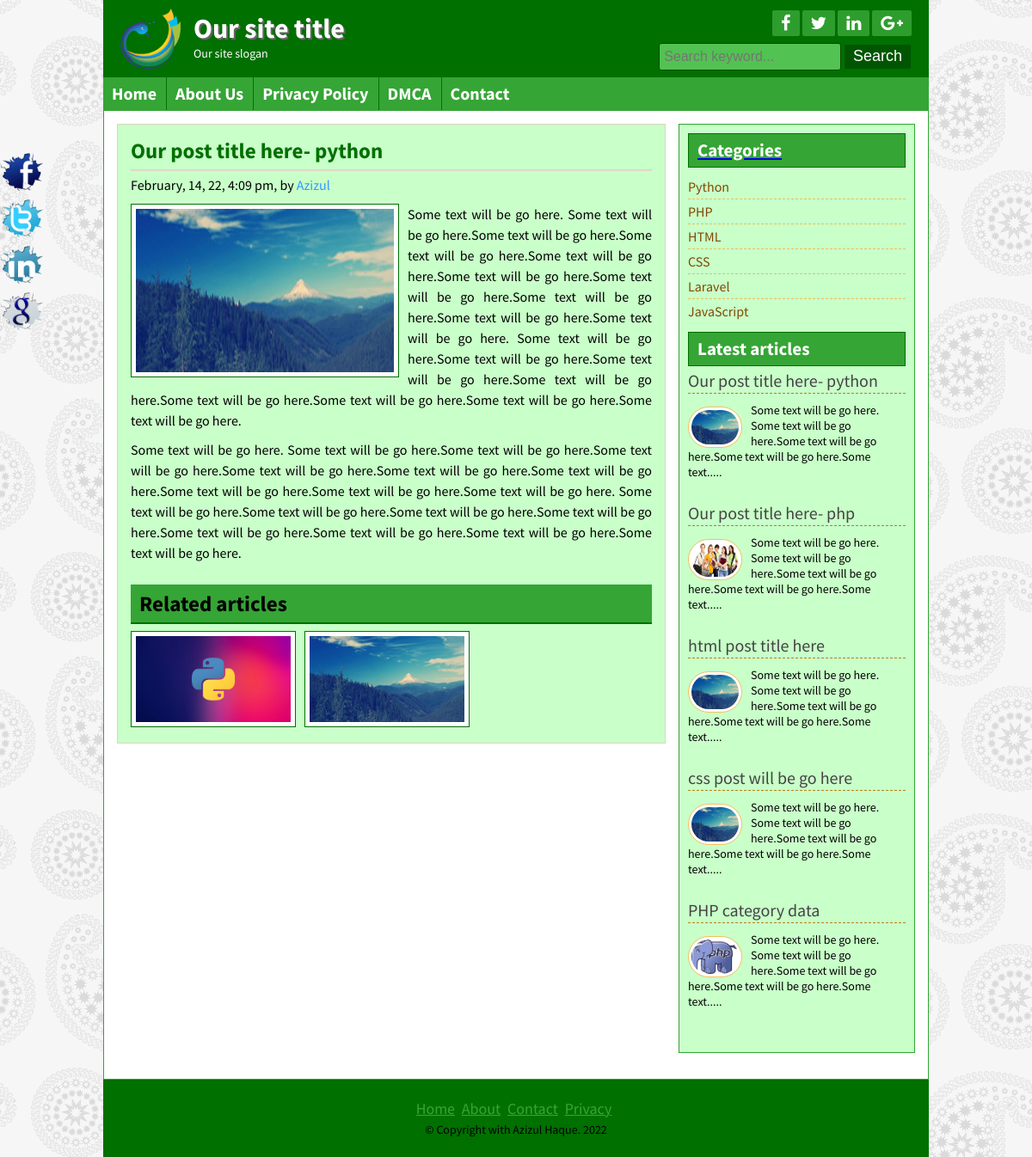
The page /post.php?id=1 on the database its author committed.
### tables this page shows
CREATE TABLE `title_slogan` (
  `id` int(11) NOT NULL,
  `title` varchar(255) NOT NULL,
  `slogan` varchar(255) NOT NULL,
  `logo` varchar(255) NOT NULL
);

CREATE TABLE `tbl_social` (
  `id` int(11) NOT NULL,
  `fb` varchar(255) NOT NULL,
  `tw` varchar(255) NOT NULL,
  `ln` varchar(255) NOT NULL,
  `gp` varchar(255) NOT NULL
);

CREATE TABLE `tbl_page` (
  `id` int(11) NOT NULL,
  `name` varchar(255) NOT NULL,
  `body` mediumtext NOT NULL
);

CREATE TABLE `tbl_post` (
  `id` int(11) NOT NULL,
  `cat` int(11) NOT NULL,
  `title` varchar(255) NOT NULL,
  `body` text NOT NULL,
  `image` varchar(255) NOT NULL,
  `author` varchar(50) NOT NULL,
  `tags` varchar(255) NOT NULL,
  `date` timestamp NOT NULL DEFAULT current_timestamp(),
  `userid` int(11) NOT NULL
);

CREATE TABLE `tbl_category` (
  `id` int(11) NOT NULL,
  `name` varchar(50) NOT NULL
);

CREATE TABLE `tbl_footer` (
  `id` int(11) NOT NULL,
  `note` varchar(255) NOT NULL
);

### lib/Database.php (called while the page is built, shortened)
<?php
	Class Database{
		public $host   = DB_HOST;
		public $user   = DB_USER;
		public $pass   = DB_PASS;
		public $dbname = DB_NAME;
		public $link;
		private function connectDB(){
		$this->link = new mysqli($this->host, $this->user, $this->pass, $this->dbname);
	}
		public function select($query){
			$result = $this->link->query($query) or die($this->link->error.__LINE__);
			if($result->num_rows > 0){
				return $result;
			} else {
				return false;
			}
		}
	}
?>

### helpers/format.php (called while the page is built, shortened)
<?php
class Format
{
    public function formatDate($date)
    {
        return date('F, j, y, g:i a', strtotime($date));
    }
    public function textShorten($text, $limit = 400)
    {
        $text = $text." ";
        $text = substr($text, 0, $limit);
        $text = substr($text, 0, strrpos($text, ' '));
        $text = $text.".....";
        return $text;
    }
}
?>

### post.php (the view)
<?php include 'inc/header.php' ?>
<?php
	$postid = mysqli_real_escape_string($db->link, $_GET['id']);
	if (!isset($postid) || $postid == NULL) {
		header("Location:404.php");
	}
	else{
		$id = $postid;
	}
?>
	<div class="contentsection contemplete clear">
		<div class="maincontent clear" style="height: fit-content;">
			<div class="about">
				<?php
					$query = "SELECT * FROM tbl_post WHERE id=$id";
					$post = $db->select($query);
					if ($post) {
						while ($result = $post->fetch_assoc()){
				?>
				<h2><?php echo $result['title']; ?></h2>
				<h4><?php echo $fm->formatDate($result['date']); ?>, by <a href="#"><?php echo $result['author']; ?></a></h4>
				<img src="admin/<?php echo $result['image']; ?>" alt="post image"/>
				<?php echo $result['body']; ?>
				<div class="relatedpost clear">
					<h2>Related articles</h2>
					<?php
						$catid = $result['cat'];
						$queryrelated = "SELECT * FROM tbl_post WHERE cat='$catid' ORDER BY rand() LIMIT 6";
						$relatedpost = $db->select($queryrelated);
						if ($relatedpost) {
							while ($rresult = $relatedpost->fetch_assoc()){
					?>
					<a href="post.php?id=<?php echo $rresult['id'] ?>"><img src="admin/<?php echo $rresult['image']; ?>" alt="post image"/>
					<?php } ?> </-- end while loop -->
					<?php } else{ echo "No related post!!"; } ?>
				</div>
				<?php } } else {header("Location:404.php"); } ?>
			</div>
		</div>
<?php include 'inc/sidebar.php' ?>
<?php include 'inc/footer.php' ?>

### inc/header.php (shortened to what this page needs)
<?php include 'lib/Database.php' ?>
<?php include 'helpers/Format.php' ?>
<?php
	$db = new Database();
	$fm = new Format();
?>
<!DOCTYPE html>
<html>
<head>
	<?php include 'scripts/css.php'; ?>
</head>
<body>
	<div class="headersection templete clear">
		<a href="index.php">
			<div class="logo">
				<?php
					$query = "SELECT * FROM title_slogan WHERE id = 1";
					$blog_title = $db->select($query);
					if ($blog_title) {
                        while ($result = $blog_title->fetch_assoc()) {
                            ?>
				<img src="admin/<?php echo $result['logo']; ?>" alt="Logo"/>
				<h2><?php echo $result['title']; ?></h2>
				<p><?php echo $result['slogan']; ?></p>
				<?php
                        } } ?>
			</div>
		</a>
		<div class="social clear">
			<div class="icon clear">
				<?php
					$query = "SELECT * FROM tbl_social WHERE id = 1";
					$socialmedia = $db->select($query);
					if ($socialmedia) {
                        while ($result = $socialmedia->fetch_assoc()) {
                            ?>
				<a href="<?php echo $result['fb']; ?>" target="_blank"><i class="fa fa-facebook"></i></a>
				<a href="<?php echo $result['tw']; ?>" target="_blank"><i class="fa fa-twitter"></i></a>
				<a href="<?php echo $result['ln']; ?>" target="_blank"><i class="fa fa-linkedin"></i></a>
				<a href="<?php echo $result['gp']; ?>" target="_blank"><i class="fa fa-google-plus"></i></a>
				<?php
                        } }
				?>
			</div>
			<div class="searchbtn clear">
			<form action="search.php" method="get">
				<input type="text" name="search" placeholder="Search keyword..."/>
				<input type="submit" name="submit" value="Search"/>
			</form>
			</div>
		</div>
	</div>
<div class="navsection templete">
	<?php
		$path = $_SERVER['SCRIPT_FILENAME'];
		$currentpage = basename($path, '.php');
	?>
	<ul>
		<li><a
		<?php
			if ($currentpage == 'index') {
				echo "id = 'active'";
			}
		?>
		href="index.php">Home</a></li>
		<?php
			$query = "SELECT * FROM tbl_page";
			$page = $db->select($query);
			if ($page) {
				while ($result = $page->fetch_assoc()) {
					?>
		<li><a
		<?php
			if (isset($_GET['pageid']) && $_GET['pageid'] == $result['id']) {
				echo "id='active'";
			}
		?>
		href="page.php?pageid=<?php echo $result['id']; ?>"><?php echo $result['name']; ?></a></li>
		<?php
				} }
		?>
		<li><a
		<?php
			if ($currentpage == 'contact') {
				echo "id = 'active'";
			}
		?>
		href="contact.php">Contact</a></li>
	</ul>
</div>

### inc/sidebar.php
<div class="sidebar clear" style="height:fit-content;">
	<div class="samesidebar clear">
		<h2>Categories</h2>
		<ul>
			<?php
				$query = "SELECT * FROM tbl_category";
				$category = $db->select($query);
				if ($category) {
					while ($result = $category->fetch_assoc()){
						?>
						<li><a href="posts.php?category=<?php echo $result['id']; ?>"><?php echo $result['name']; ?></a></li>
						<?php } } else{ ?>
							<li><a href="#">No category avilable!!</a></li>
						<?php } ?>
		</ul>
	</div>
    <div class="samesidebar clear">
		<h2>Latest articles</h2>
		<?php
			$query = "SELECT * FROM tbl_post limit 5";
			$post = $db->select($query);
			if ($post) {
				while ($result = $post->fetch_assoc()){
		?>
		<div class="popular clear">
			<h3><a href="post.php?id=<?php echo $result['id']; ?>"><?php echo $result['title']; ?></a></h3>
			<a href="post.php?id=<?php echo $result['id']; ?>"><img src="admin/<?php echo $result['image']; ?>" alt="post image"/></a>
			<?php echo $fm->textShorten($result['body'], 120); ?>
		</div>
		<?php
				} } else{header("Location:404.php"); }
		?>
	</div>
</div>

### inc/footer.php (shortened to what this page needs)
</div>
<div class="footersection templete clear">
	  <div class="footermenu clear">
		<ul>
			<li><a href="#">Home</a></li>
			<li><a href="#">About</a></li>
			<li><a href="#">Contact</a></li>
			<li><a href="#">Privacy</a></li>
		</ul>
	  </div>
	  <?php
	  		$query = "SELECT * FROM tbl_footer WHERE id = 1";
			$footernote = $db->select($query);
            if ($footernote) {
                while ($result = $footernote->fetch_assoc()) {
                    ?>
	  <p>&copy; <?php echo $result['note']; ?>. <?php echo date('Y');                                                                                                                      ?></p>
	  <?php
                }
            }
	  ?>
	</div>
	<div class="fixedicon clear">
		<?php
			$query = "SELECT * FROM tbl_social WHERE id = 1";
			$socialmedia = $db->select($query);
			if ($socialmedia) {
                while ($result = $socialmedia->fetch_assoc()) {
                    ?>
		<a href="<?php echo $result['fb']; ?>" target="_blank"><img src="images/fb.png" alt="Facebook"/></a>
		<a href="<?php echo $result['tw']; ?>" target="_blank"><img src="images/tw.png" alt="Twitter"/></a>
		<a href="<?php echo $result['ln']; ?>" target="_blank"><img src="images/in.png" alt="LinkedIn"/></a>
		<a href="<?php echo $result['gp']; ?>" target="_blank"><img src="images/gl.png" alt="GooglePlus"/></a>
		<?php
                } }
		?>
	</div>
</body>
</html>

### theme/green.css (style rules this page uses)
.headersection, .footersection { background: #007000 none repeat scroll 0 0; }
.icon a { background: #2d9d2d none repeat scroll 0 0; }
.searchbtn input[type="text"] { background: #52c252 none repeat scroll 0 0; border: 1px solid #034703; }
.searchbtn input[type="submit"] { border: 1px solid #007000; }
input[type="submit"] { background: #005600 none repeat scroll 0 0; border: 1px solid #52c252; }
.navsection { background: #35a535 none repeat scroll 0 0; }
.navsection ul li { border-left: 1px solid #007000; border-right: 1px solid #38a838; }
.samepost h2, .about h2 { color: #007000; }
.maincontent, .sidebar { background: #c9FFc9 none repeat scroll 0 0; }
.about img { border: 1px solid #007000; }
.contentsection, .sidebar { border: 1px solid #35a535; }
.samesidebar h2 { background: #35a535 none repeat scroll 0 0; border: 1px solid #007000; color: #fff; }
.footermenu ul li a { color: #35a535; }
.relatedpost h2 { background: #35a535 none repeat scroll 0 0; border-bottom: 2px solid #007000 !important; }

### rows shown on the page
title_slogan: logo (picture), title "Our site title", slogan "Our site slogan"
tbl_page: name "About Us"
tbl_page: name "Privacy Policy"
tbl_page: name "DMCA"
tbl_post: title "Our post title here- python", date "February, 14, 22, 4:09 pm", author "Azizul", image (picture), body "Some text will be go here. Some text will be go here.Some text will be go here.Some text will be go here.Some text will be go here.Some text will be go here.Some text will be go here.Some text will be go here.Some text will be go here.Some text will be go here. Some text will be go here.Some text will be go here.Some text will be go here.Some text will be go here.Some text will be go here.Some text will be go here.Some text will be go here.Some text will be go here. Some text will be go here. Some text will be go here.Some text will be go here.Some text will be go here.Some text will be go here.Some text will be go here.Some text will be go here.Some text will be go here.Some text will be…", body "Some text will be go here. Some text will be go here.Some text will be go here.Some text will be go here.Some text....."
tbl_post: image (picture)
tbl_category: name "Python"
tbl_category: name "PHP"
tbl_category: name "HTML"
tbl_category: name "CSS"
tbl_category: name "Laravel"
tbl_category: name "JavaScript"
tbl_post: title "Our post title here- php", image (picture), body "Some text will be go here. Some text will be go here.Some text will be go here.Some text will be go here.Some text....."
tbl_post: title "html post title here", image (picture), body "Some text will be go here. Some text will be go here.Some text will be go here.Some text will be go here.Some text....."
tbl_post: title "css post will be go here", image (picture), body "Some text will be go here. Some text will be go here.Some text will be go here.Some text will be go here.Some text....."
tbl_post: title "PHP category data", image (picture), body "Some text will be go here. Some text will be go here.Some text will be go here.Some text will be go here.Some text....."
tbl_footer: note "Copyright with Azizul Haque"
